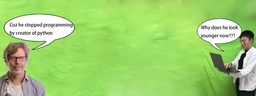
#> input picture stanCode_Projects/my_photoshop/images/figure.jpg, 256 x 96 px, shrunk from 2200 x 825 before the run
$ python best_photoshop_award.py
#> lines starting #> are read from the running program, lines starting #| are printed output that depends on the picture
### stanCode_Projects/my_photoshop/simpleimage.py
#!/usr/bin/env python3

"""
Stanford CS106AP SimpleImage
Nick Parlante, Sonja Johnson-Yu, and Nick Bowman
 -6/2019 version has file reading, pix, and foreach iterator

SimpleImage Features:
Create image:
    image = SimpleImage.blank(400, 200)   # create new image of size
    image = SimpleImage('foo.jpg')        # create from file

Access size
    image.width, image.height

Iterate over all pixels:
    for pixel in image:
        #do something with pixel

Get pix at x,y
    pix = image.get_pix(x, y)
    # pix is RGB tuple like (100, 200, 0)

Set pix at x,y
    image.set_pix(x, y, pix)   # set data by tuple also

Get Pixel object at x,y
    pixel = image.get_pixel(x, y)
    pixel.red = 0
    pixel.blue = 255

Show image on screen
    image.show()

The main() function below demonstrates the above functions as a test.
"""

import sys
# If the following line fails, "Pillow" needs to be installed
from PIL import Image


def clamp(num):
    """
    Return a "clamped" version of the given num,
    converted to be an int limited to the range 0..255 for 1 byte.
    """
    num = int(num)
    if num < 0:
        return 0
    if num >= 256:
        return 255
    return num


class Pixel(object):
    """
    A pixel at an x,y in a SimpleImage.
    Supports set/get .red .green .blue
    and get .x .y
    """
    def __init__(self, image, x, y):
        self.image = image
        self._x = x
        self._y = y

    def __str__(self):
        return 'r:' + str(self.red) + ' g:' + str(self.green) + ' b:' + str(self.blue)

    # Pillow image stores each pixel color as a (red, green, blue) tuple.
    # So the functions below have to unpack/repack the tuple to change anything.

    @property
    def red(self):
        return self.image.px[self._x, self._y][0]

    @red.setter
    def red(self, value):
        rgb = self.image.px[self._x, self._y]
        self.image.px[self._x, self._y] = (clamp(value), rgb[1], rgb[2])

    @property
    def green(self):
        return self.image.px[self._x, self._y][1]

    @green.setter
    def green(self, value):
        rgb = self.image.px[self._x, self._y]
        self.image.px[self._x, self._y] = (rgb[0], clamp(value), rgb[2])

    @property
    def blue(self):
        return self.image.px[self._x, self._y][2]

    @blue.setter
    def blue(self, value):
        rgb = self.image.px[self._x, self._y]
        self.image.px[self._x, self._y] = (rgb[0], rgb[1], clamp(value))

    @property
    def x(self):
        return self._x

    @property
    def y(self):
        return self._y


# color tuples for background color names 'red' 'white' etc.
BACK_COLORS = {
    'white': (255, 255, 255),
    'black': (0, 0, 0),
    'red': (255, 0, 0),
    'green': (0, 255, 0),
    'blue': (0, 0, 255),
}


class SimpleImage(object):
    def __init__(self, filename, width=0, height=0, back_color=None):
        """
        Create a new image. This case works: SimpleImage('foo.jpg')
        To create a blank image use SimpleImage.blank(500, 300)
        The other parameters here are for internal/experimental use.
        """
        # Create pil_image either from file, or making blank
        if filename:
            self.pil_image = Image.open(filename).convert("RGB")
            if self.pil_image.mode != 'RGB':
                raise Exception('Image file is not RGB')
            self._filename = filename  # hold onto
        else:
            if not back_color:
                back_color = 'white'
            color_tuple = BACK_COLORS[back_color]
            if width == 0 or height == 0:
                raise Exception('Creating blank image requires width/height but got {} {}'
                                .format(width, height))
            self.pil_image = Image.new('RGB', (width, height), color_tuple)
        self.px = self.pil_image.load()
        size = self.pil_image.size
        self._width = size[0]
        self._height = size[1]
        self.curr_x = 0
        self.curr_y = 0

    def __iter__(self):
        return self

    # [26 lines left out: functions __next__, increment_curr_counters, blank, file, not called in this run]

    @property
    def width(self):
        """Width of image in pixels."""
        return self._width

    @property
    def height(self):
        """Height of image in pixels."""
        return self._height

    def get_pixel(self, x, y):
        """
        Returns a Pixel at the given x,y, suitable for getting/setting
        .red .green .blue values.
        """
        if x < 0 or x >= self._width or y < 0 or y >= self.height:
            e = Exception('get_pixel bad coordinate x %d y %d (vs. image width %d height %d)' %
                          (x, y, self._width, self.height))
            raise e
        return Pixel(self, x, y)

    # [14 lines left out: functions set_pixel, set_rgb, not called in this run]

    def get_pix(self, x, y):
        """Get pix RGB tuple (200, 100, 50) for the given x,y."""
        return self.px[x, y]

    def set_pix(self, x, y, pix):
        """Set the given pix RGB tuple into the image at the given x,y."""
        self.px[x, y] = pix

    def show(self):
        """Displays the image using an external utility."""
        self.pil_image.show()

    # [39 lines left out: functions make_as_big_as, main, not called in this run]


# [2 lines that do not run on import are left out]

### stanCode_Projects/my_photoshop/best_photoshop_award.py
"""
File: best_photoshop_award.py
Name: TAO KE CHORNG
----------------------------------
This file creates a photoshopped image
that is going to compete for the 2020 Best
Photoshop Award for SC101P.
Please put all the images you use in image_contest folder
and make sure to choose which award you are aiming at
"""
from simpleimage import SimpleImage

GREEN = 1.23  # to see the pixel is green screen or not
BLACK = 120  # to see the pixel is black hair or not


def making_masterpiece(figure_img, background_img):
    """
    This function replace the figure image's green area with the background
    :param figure_img: SimpleImage, green screen figure image
    :param background_img: SimpleImage, the background image
    :return: SimpleImage, figure image's green pixels replace with background image's pixels
    """
    for y in range(figure_img.height):
        for x in range(figure_img.width):
            pixel = figure_img.get_pixel(x, y)
            bigger = max(pixel.red, pixel.blue)
            total = pixel.red + pixel.blue + pixel.green
            if pixel.green > bigger * GREEN and total > BLACK:
                pixel_bg = background_img.get_pixel(x, y)
                pixel.red = pixel_bg.red
                pixel.blue = pixel_bg.blue
                pixel.green = pixel_bg.green
    return figure_img


def main():
    """
    This program combine two images to make the masterpiece
    """
    figure = SimpleImage("images/figure.jpg")
#> in __init__, self.pil_image is the input picture: PIL image 256x96 RGB; mean R, G, B 158, 207.2, 112.3
    background = SimpleImage("images/back.jpg")
#> call 2 of __init__, with filename = 'images/back.jpg', width = 0, height = 0
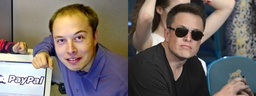
#> input picture stanCode_Projects/my_photoshop/images/back.jpg, 256 x 96 px, shrunk from 2200 x 825 before the run
#> in __init__, self.pil_image is the input picture: PIL image 256x96 RGB; mean R, G, B 114.7, 106.3, 101.9
    master_piece = making_masterpiece(figure, background)
    master_piece.show()
#> in show, `self.pil_image.show()`:
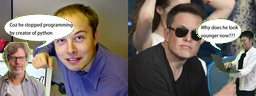
#> shown: PIL image 256x96 RGB; mean R, G, B 122.6, 113.3, 108.4


if __name__ == '__main__':
    main()
